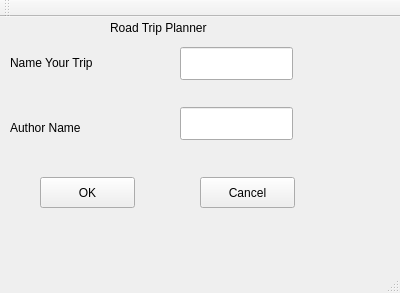
<?xml version="1.0" encoding="UTF-8"?>
<ui version="4.0">
 <class>front</class>
 <widget class="QMainWindow" name="front">
  <property name="geometry">
   <rect>
    <x>0</x>
    <y>0</y>
    <width>400</width>
    <height>293</height>
   </rect>
  </property>
  <property name="windowTitle">
   <string>front</string>
  </property>
  <widget class="QWidget" name="centralWidget">
   <widget class="QLabel" name="label">
    <property name="geometry">
     <rect>
      <x>110</x>
      <y>-10</y>
      <width>121</width>
      <height>41</height>
     </rect>
    </property>
    <property name="maximumSize">
     <size>
      <width>121</width>
      <height>16777215</height>
     </size>
    </property>
    <property name="text">
     <string>Road Trip Planner</string>
    </property>
   </widget>
   <widget class="QLabel" name="label_2">
    <property name="geometry">
     <rect>
      <x>10</x>
      <y>30</y>
      <width>101</width>
      <height>31</height>
     </rect>
    </property>
    <property name="text">
     <string>Name Your Trip</string>
    </property>
   </widget>
   <widget class="QLabel" name="label_3">
    <property name="geometry">
     <rect>
      <x>10</x>
      <y>100</y>
      <width>101</width>
      <height>21</height>
     </rect>
    </property>
    <property name="text">
     <string>Author Name</string>
    </property>
   </widget>
   <widget class="QPushButton" name="pushButton">
    <property name="geometry">
     <rect>
      <x>40</x>
      <y>160</y>
      <width>95</width>
      <height>31</height>
     </rect>
    </property>
    <property name="text">
     <string>OK</string>
    </property>
   </widget>
   <widget class="QPushButton" name="pushButton_2">
    <property name="geometry">
     <rect>
      <x>200</x>
      <y>160</y>
      <width>95</width>
      <height>31</height>
     </rect>
    </property>
    <property name="text">
     <string>Cancel</string>
    </property>
   </widget>
   <widget class="QLineEdit" name="lineEdit">
    <property name="geometry">
     <rect>
      <x>180</x>
      <y>30</y>
      <width>113</width>
      <height>33</height>
     </rect>
    </property>
   </widget>
   <widget class="QLineEdit" name="lineEdit_2">
    <property name="geometry">
     <rect>
      <x>180</x>
      <y>90</y>
      <width>113</width>
      <height>33</height>
     </rect>
    </property>
   </widget>
  </widget>
  <widget class="QMenuBar" name="menuBar">
   <property name="geometry">
    <rect>
     <x>0</x>
     <y>0</y>
     <width>400</width>
     <height>27</height>
    </rect>
   </property>
  </widget>
  <widget class="QToolBar" name="mainToolBar">
   <attribute name="toolBarArea">
    <enum>TopToolBarArea</enum>
   </attribute>
   <attribute name="toolBarBreak">
    <bool>false</bool>
   </attribute>
  </widget>
  <widget class="QStatusBar" name="statusBar"/>
 </widget>
 <layoutdefault spacing="6" margin="11"/>
 <resources/>
 <connections>
  <connection>
   <sender>pushButton_2</sender>
   <signal>clicked()</signal>
   <receiver>front</receiver>
   <slot>close()</slot>
   <hints>
    <hint type="sourcelabel">
     <x>244</x>
     <y>204</y>
    </hint>
    <hint type="destinationlabel">
     <x>247</x>
     <y>262</y>
    </hint>
   </hints>
  </connection>
  <connection>
   <sender>pushButton</sender>
   <signal>clicked()</signal>
   <receiver>front</receiver>
   <slot>hide()</slot>
   <hints>
    <hint type="sourcelabel">
     <x>82</x>
     <y>209</y>
    </hint>
    <hint type="destinationlabel">
     <x>88</x>
     <y>250</y>
    </hint>
   </hints>
  </connection>
 </connections>
</ui>
